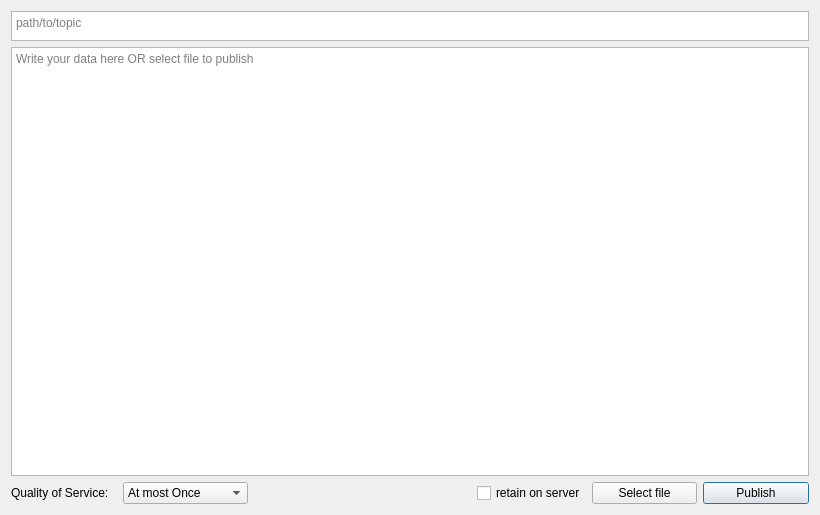
<?xml version="1.0" encoding="UTF-8"?>
<ui version="4.0">
 <class>NewAndEditTopic</class>
 <widget class="QDialog" name="NewAndEditTopic">
  <property name="geometry">
   <rect>
    <x>0</x>
    <y>0</y>
    <width>820</width>
    <height>515</height>
   </rect>
  </property>
  <property name="windowTitle">
   <string>Dialog</string>
  </property>
  <layout class="QGridLayout" name="gridLayout">
   <item row="0" column="0" colspan="7">
    <widget class="QTextEdit" name="path">
     <property name="sizePolicy">
      <sizepolicy hsizetype="Expanding" vsizetype="Maximum">
       <horstretch>0</horstretch>
       <verstretch>0</verstretch>
      </sizepolicy>
     </property>
     <property name="maximumSize">
      <size>
       <width>16777215</width>
       <height>30</height>
      </size>
     </property>
     <property name="placeholderText">
      <string>path/to/topic</string>
     </property>
    </widget>
   </item>
   <item row="2" column="6">
    <widget class="QPushButton" name="publish">
     <property name="styleSheet">
      <string notr="true">QPushButton:pressed{
	background-color: #00FF00;
}</string>
     </property>
     <property name="text">
      <string>Publish</string>
     </property>
    </widget>
   </item>
   <item row="2" column="5">
    <widget class="QPushButton" name="selectFile">
     <property name="styleSheet">
      <string notr="true">QPushButton:pressed{
	background-color: #00FF00;
}</string>
     </property>
     <property name="text">
      <string>Select file</string>
     </property>
    </widget>
   </item>
   <item row="1" column="0" colspan="7">
    <widget class="QTextEdit" name="textData">
     <property name="placeholderText">
      <string>Write your data here OR select file to publish</string>
     </property>
    </widget>
   </item>
   <item row="2" column="0">
    <widget class="QLabel" name="label">
     <property name="text">
      <string>Quality of Service:</string>
     </property>
    </widget>
   </item>
   <item row="2" column="1">
    <widget class="QComboBox" name="qos">
     <property name="sizePolicy">
      <sizepolicy hsizetype="Minimum" vsizetype="Fixed">
       <horstretch>0</horstretch>
       <verstretch>0</verstretch>
      </sizepolicy>
     </property>
     <property name="minimumSize">
      <size>
       <width>125</width>
       <height>0</height>
      </size>
     </property>
     <item>
      <property name="text">
       <string>At most Once</string>
      </property>
     </item>
     <item>
      <property name="text">
       <string>At least Once</string>
      </property>
     </item>
     <item>
      <property name="text">
       <string>Exactly once</string>
      </property>
     </item>
    </widget>
   </item>
   <item row="2" column="4">
    <widget class="QCheckBox" name="retainOnServer">
     <property name="text">
      <string>retain on server</string>
     </property>
    </widget>
   </item>
  </layout>
 </widget>
 <resources/>
 <connections/>
</ui>
